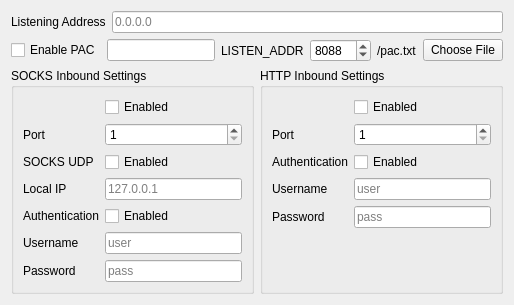
     <widget class="QWidget" name="tab_3">
      <attribute name="title">
       <string>Inbound Settings</string>
      </attribute>
      <layout class="QVBoxLayout" name="verticalLayout" stretch="0,0,1">
       <item>
        <layout class="QFormLayout" name="formLayout_4">
         <item row="0" column="0">
          <widget class="QLabel" name="label_22">
           <property name="text">
            <string>Listening Address</string>
           </property>
          </widget>
         </item>
         <item row="0" column="1">
          <widget class="QLineEdit" name="listenIPTxt">
           <property name="placeholderText">
            <string notr="true">0.0.0.0</string>
           </property>
          </widget>
         </item>
        </layout>
       </item>
       <item>
        <layout class="QHBoxLayout" name="horizontalLayout_3">
         <item>
          <widget class="QCheckBox" name="enablePACCB">
           <property name="text">
            <string>Enable PAC</string>
           </property>
          </widget>
         </item>
         <item>
          <widget class="QLineEdit" name="pacLineEdit"/>
         </item>
         <item>
          <widget class="QLabel" name="pacAddressLabel">
           <property name="text">
            <string>LISTEN_ADDR</string>
           </property>
          </widget>
         </item>
         <item>
          <widget class="QSpinBox" name="pacPortEdit">
           <property name="minimum">
            <number>1</number>
           </property>
           <property name="maximum">
            <number>65535</number>
           </property>
           <property name="value">
            <number>8088</number>
           </property>
          </widget>
         </item>
         <item>
          <widget class="QLabel" name="label_56">
           <property name="text">
            <string>/pac.txt</string>
           </property>
          </widget>
         </item>
         <item>
          <widget class="QPushButton" name="pacChooseFileBtn">
           <property name="text">
            <string>Choose File</string>
           </property>
          </widget>
         </item>
        </layout>
       </item>
       <item>
        <layout class="QHBoxLayout" name="horizontalLayout_2">
         <item>
          <widget class="QGroupBox" name="groupBox_2">
           <property name="title">
            <string>SOCKS Inbound Settings</string>
           </property>
           <layout class="QFormLayout" name="formLayout_2">
            <item row="0" column="1">
             <widget class="QCheckBox" name="socksCB">
              <property name="text">
               <string>Enabled</string>
              </property>
             </widget>
            </item>
            <item row="1" column="0">
             <widget class="QLabel" name="label_4">
              <property name="text">
               <string>Port</string>
              </property>
             </widget>
            </item>
            <item row="1" column="1">
             <widget class="QSpinBox" name="socksPortLE">
              <property name="minimum">
               <number>1</number>
              </property>
              <property name="maximum">
               <number>65535</number>
              </property>
             </widget>
            </item>
            <item row="2" column="0">
             <widget class="QLabel" name="label_14">
              <property name="text">
               <string>SOCKS UDP</string>
              </property>
             </widget>
            </item>
            <item row="2" column="1">
             <widget class="QCheckBox" name="socksUDPCB">
              <property name="text">
               <string>Enabled</string>
              </property>
             </widget>
            </item>
            <item row="3" column="0">
             <widget class="QLabel" name="label_25">
              <property name="text">
               <string>Local IP</string>
              </property>
             </widget>
            </item>
            <item row="3" column="1">
             <widget class="QLineEdit" name="socksUDPIP">
              <property name="placeholderText">
               <string notr="true">127.0.0.1</string>
              </property>
             </widget>
            </item>
            <item row="4" column="0">
             <widget class="QLabel" name="label_10">
              <property name="text">
               <string>Authentication</string>
              </property>
             </widget>
            </item>
            <item row="4" column="1">
             <widget class="QCheckBox" name="socksAuthCB">
              <property name="text">
               <string>Enabled</string>
              </property>
             </widget>
            </item>
            <item row="5" column="0">
             <widget class="QLabel" name="label_11">
              <property name="text">
               <string>Username</string>
              </property>
             </widget>
            </item>
            <item row="5" column="1">
             <widget class="QLineEdit" name="socksAuthUsernameTxt">
              <property name="placeholderText">
               <string notr="true">user</string>
              </property>
             </widget>
            </item>
            <item row="6" column="0">
             <widget class="QLabel" name="label_12">
              <property name="text">
               <string>Password</string>
              </property>
             </widget>
            </item>
            <item row="6" column="1">
             <widget class="QLineEdit" name="socksAuthPasswordTxt">
              <property name="placeholderText">
               <string notr="true">pass</string>
              </property>
             </widget>
            </item>
           </layout>
          </widget>
         </item>
         <item>
          <widget class="QGroupBox" name="groupBox_7">
           <property name="title">
            <string>HTTP Inbound Settings</string>
           </property>
           <layout class="QFormLayout" name="formLayout_7">
            <item row="0" column="1">
             <widget class="QCheckBox" name="httpCB">
              <property name="layoutDirection">
               <enum>Qt::LeftToRight</enum>
              </property>
              <property name="text">
               <string>Enabled</string>
              </property>
             </widget>
            </item>
            <item row="1" column="0">
             <widget class="QLabel" name="label_3">
              <property name="text">
               <string>Port</string>
              </property>
             </widget>
            </item>
            <item row="1" column="1">
             <widget class="QSpinBox" name="httpPortLE">
              <property name="minimum">
               <number>1</number>
              </property>
              <property name="maximum">
               <number>65535</number>
              </property>
             </widget>
            </item>
            <item row="2" column="0">
             <widget class="QLabel" name="label_9">
              <property name="text">
               <string>Authentication</string>
              </property>
             </widget>
            </item>
            <item row="2" column="1">
             <widget class="QCheckBox" name="httpAuthCB">
              <property name="text">
               <string>Enabled</string>
              </property>
             </widget>
            </item>
            <item row="3" column="0">
             <widget class="QLabel" name="label_2">
              <property name="text">
               <string>Username</string>
              </property>
             </widget>
            </item>
            <item row="3" column="1">
             <widget class="QLineEdit" name="httpAuthUsernameTxt">
              <property name="placeholderText">
               <string notr="true">user</string>
              </property>
             </widget>
            </item>
            <item row="4" column="0">
             <widget class="QLabel" name="label_13">
              <property name="text">
               <string>Password</string>
              </property>
             </widget>
            </item>
            <item row="4" column="1">
             <widget class="QLineEdit" name="httpAuthPasswordTxt">
              <property name="placeholderText">
               <string notr="true">pass</string>
              </property>
             </widget>
            </item>
           </layout>
          </widget>
         </item>
        </layout>
       </item>
      </layout>
     </widget>
